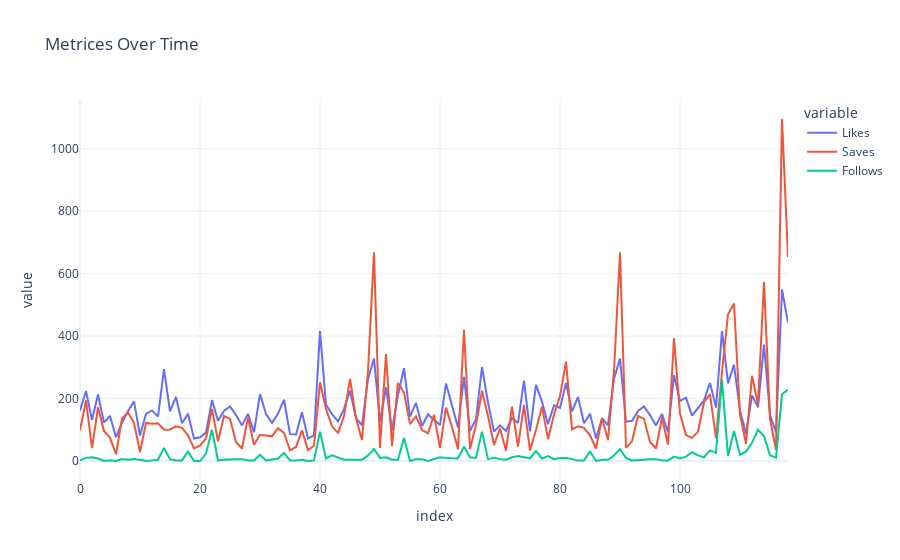

Source (notebook cell):
### Code cell
fig = px.line(data, x=data.index, y=['Likes', 'Saves', 'Follows'], title='Metrices Over Time')
fig.show()

### Figure 1 — Plotly figure (JSON) as saved in the notebook; plotly's stock layout.template omitted (floating-point values rounded to 4 significant figures)
{"data": [{"hovertemplate": "variable=Likes<br>index=%{x}<br>value=%{y}<extra></extra>", "legendgroup": "Likes", "line": {"color": "#636efa", "dash": "solid"}, "marker": {"symbol": "circle"}, "mode": "lines", "name": "Likes", "orientation": "v", "showlegend": true, "type": "scatter", "x": [0, 1, 2, 3, 4, 5, 6, 7, 8, 9, 10, 11, 12, 13, 14, 15, 16, 17, 18, 19, 20, 21, 22, 23, 24, 25, 26, 27, 28, 29, 30, 31, 32, 33, 34, 35, 36, 37, 38, 39, 40, 41, 42, 43, 44, 45, 46, 47, 48, 49, 50, 51, 52, 53, 54, 55, 56, 57, 58, 59, 60, 61, 62, 63, 64, 65, 66, 67, 68, 69, 70, 71, 72, 73, 74, 75, 76, 77, 78, 79, 80, 81, 82, 83, 84, 85, 86, 87, 88, 89, 90, 91, 92, 93, 94, 95, 96, 97, 98, 99, 100, 101, 102, 103, 104, 105, 106, 107, 108, 109, 110, 111, 112, 113, 114, 115, 116, 117, 118], "xaxis": "x", "y": [162, 224, 131, 213, 123, 144, 76, 124, 159, 191, 81, 151, 162, 142, 294, 159, 205, 121, 151, 72, 76, 91, 195, 129, 160, 175, 147, 114, 151, 92, 214, 150, 122, 152, 196, 86, 85, 156, 72, 82, 416, 180, 150, 127, 167, 225, 137, 114, 263, 328, 126, 236, 99, 212, 297, 142, 186, 112, 149, 132, 115, 248, 178, 107, 269, 96, 134, 301, 187, 94, 114, 96, 138, 122, 257, 95, 244, 190, 118, 178, 170, 250, 159, 205, 121, 151, 72, 137, 114, 263, 328, 126, 129, 160, 175, 147, 114, 151, 92, 275, 192, 203, 145, 168, 194, 250, 171, 416, 249, 308, 163, 86, 210, 172, 373, 148, 92, 549, 443], "yaxis": "y"}, {"hovertemplate": "variable=Saves<br>index=%{x}<br>value=%{y}<extra></extra>", "legendgroup": "Saves", "line": {"color": "#EF553B", "dash": "solid"}, "marker": {"symbol": "circle"}, "mode": "lines", "name": "Saves", "orientation": "v", "showlegend": true, "type": "scatter", "x": [0, 1, 2, 3, 4, 5, 6, 7, 8, 9, 10, 11, 12, 13, 14, 15, 16, 17, 18, 19, 20, 21, 22, 23, 24, 25, 26, 27, 28, 29, 30, 31, 32, 33, 34, 35, 36, 37, 38, 39, 40, 41, 42, 43, 44, 45, 46, 47, 48, 49, 50, 51, 52, 53, 54, 55, 56, 57, 58, 59, 60, 61, 62, 63, 64, 65, 66, 67, 68, 69, 70, 71, 72, 73, 74, 75, 76, 77, 78, 79, 80, 81, 82, 83, 84, 85, 86, 87, 88, 89, 90, 91, 92, 93, 94, 95, 96, 97, 98, 99, 100, 101, 102, 103, 104, 105, 106, 107, 108, 109, 110, 111, 112, 113, 114, 115, 116, 117, 118], "xaxis": "x", "y": [98, 194, 41, 172, 96, 74, 22, 135, 155, 122, 28, 122, 119, 121, 100, 101, 111, 106, 82, 40, 49, 72, 167, 63, 144, 135, 61, 40, 139, 52, 84, 81, 79, 105, 90, 34, 45, 98, 35, 49, 252, 167, 111, 90, 144, 263, 137, 67, 288, 668, 42, 342, 48, 250, 219, 118, 143, 99, 89, 148, 42, 171, 109, 38, 421, 38, 116, 225, 144, 51, 104, 33, 174, 46, 179, 34, 99, 174, 70, 149, 207, 318, 101, 111, 106, 82, 40, 137, 67, 288, 668, 42, 63, 144, 135, 61, 40, 139, 52, 393, 152, 83, 74, 94, 188, 214, 73, 285, 469, 504, 149, 55, 273, 182, 573, 135, 36, 1095, 653], "yaxis": "y"}, {"hovertemplate": "variable=Follows<br>index=%{x}<br>value=%{y}<extra></extra>", "legendgroup": "Follows", "line": {"color": "#00cc96", "dash": "solid"}, "marker": {"symbol": "circle"}, "mode": "lines", "name": "Follows", "orientation": "v", "showlegend": true, "type": "scatter", "x": [0, 1, 2, 3, 4, 5, 6, 7, 8, 9, 10, 11, 12, 13, 14, 15, 16, 17, 18, 19, 20, 21, 22, 23, 24, 25, 26, 27, 28, 29, 30, 31, 32, 33, 34, 35, 36, 37, 38, 39, 40, 41, 42, 43, 44, 45, 46, 47, 48, 49, 50, 51, 52, 53, 54, 55, 56, 57, 58, 59, 60, 61, 62, 63, 64, 65, 66, 67, 68, 69, 70, 71, 72, 73, 74, 75, 76, 77, 78, 79, 80, 81, 82, 83, 84, 85, 86, 87, 88, 89, 90, 91, 92, 93, 94, 95, 96, 97, 98, 99, 100, 101, 102, 103, 104, 105, 106, 107, 108, 109, 110, 111, 112, 113, 114, 115, 116, 117, 118], "xaxis": "x", "y": [2, 10, 12, 8, 0, 2, 0, 6, 4, 6, 4, 0, 2, 4, 42, 6, 2, 2, 30, 0, 0, 24, 100, 2, 4, 6, 6, 6, 2, 2, 20, 2, 4, 8, 26, 2, 2, 4, 0, 2, 94, 8, 18, 10, 4, 4, 4, 4, 18, 38, 10, 12, 4, 4, 74, 0, 6, 6, 0, 6, 12, 10, 8, 8, 46, 12, 10, 94, 6, 10, 6, 4, 12, 16, 12, 8, 32, 8, 16, 6, 10, 10, 6, 2, 2, 30, 0, 4, 4, 18, 38, 10, 2, 4, 6, 6, 6, 2, 2, 14, 8, 14, 28, 18, 12, 34, 26, 260, 16, 96, 20, 30, 58, 100, 80, 18, 10, 214, 228], "yaxis": "y"}], "layout": {"legend": {"title": {"text": "variable"}, "tracegroupgap": 0}, "title": {"text": "Metrices Over Time"}, "xaxis": {"anchor": "y", "domain": [0, 1], "title": {"text": "index"}}, "yaxis": {"anchor": "x", "domain": [0, 1], "title": {"text": "value"}}}}
